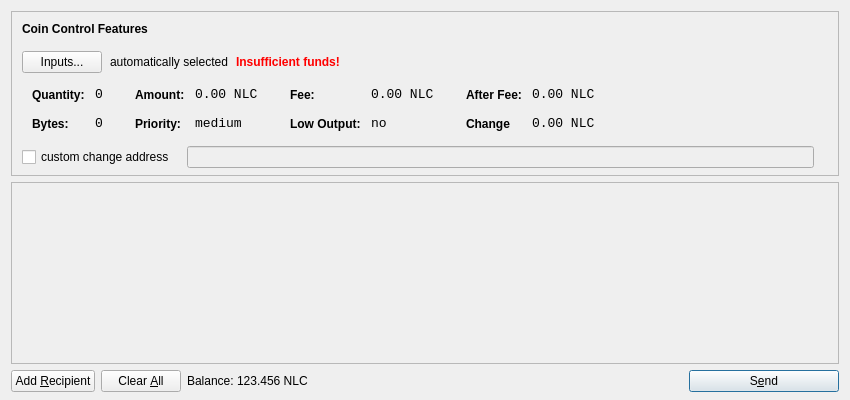
<?xml version="1.0" encoding="UTF-8"?>
<ui version="4.0">
 <class>SendCoinsDialog</class>
 <widget class="QDialog" name="SendCoinsDialog">
  <property name="geometry">
   <rect>
    <x>0</x>
    <y>0</y>
    <width>850</width>
    <height>400</height>
   </rect>
  </property>
  <property name="windowTitle">
   <string>Send Coins</string>
  </property>
  <layout class="QVBoxLayout" name="verticalLayout" stretch="0,1,0">
   <property name="bottomMargin">
    <number>8</number>
   </property>
   <item>
    <widget class="QFrame" name="frameCoinControl">
     <property name="sizePolicy">
      <sizepolicy hsizetype="Expanding" vsizetype="Expanding">
       <horstretch>0</horstretch>
       <verstretch>0</verstretch>
      </sizepolicy>
     </property>
     <property name="maximumSize">
      <size>
       <width>16777215</width>
       <height>16777215</height>
      </size>
     </property>
     <property name="frameShape">
      <enum>QFrame::StyledPanel</enum>
     </property>
     <property name="frameShadow">
      <enum>QFrame::Sunken</enum>
     </property>
     <layout class="QVBoxLayout" name="verticalLayoutCoinControl2">
      <property name="spacing">
       <number>-1</number>
      </property>
      <property name="leftMargin">
       <number>0</number>
      </property>
      <property name="topMargin">
       <number>0</number>
      </property>
      <property name="rightMargin">
       <number>0</number>
      </property>
      <property name="bottomMargin">
       <number>6</number>
      </property>
      <item>
       <layout class="QVBoxLayout" name="verticalLayoutCoinControl" stretch="0,0,0,0,1">
        <property name="spacing">
         <number>0</number>
        </property>
        <property name="leftMargin">
         <number>10</number>
        </property>
        <property name="topMargin">
         <number>10</number>
        </property>
        <item>
         <layout class="QHBoxLayout" name="horizontalLayoutCoinControl1">
          <property name="bottomMargin">
           <number>15</number>
          </property>
          <item>
           <widget class="QLabel" name="labelCoinControlFeatures">
            <property name="sizePolicy">
             <sizepolicy hsizetype="Preferred" vsizetype="Maximum">
              <horstretch>0</horstretch>
              <verstretch>0</verstretch>
             </sizepolicy>
            </property>
            <property name="font">
             <font>
              <weight>75</weight>
              <bold>true</bold>
             </font>
            </property>
            <property name="styleSheet">
             <string notr="true">font-weight:bold;</string>
            </property>
            <property name="text">
             <string>Coin Control Features</string>
            </property>
           </widget>
          </item>
         </layout>
        </item>
        <item>
         <layout class="QHBoxLayout" name="horizontalLayoutCoinControl2" stretch="0,0,0,0">
          <property name="spacing">
           <number>8</number>
          </property>
          <property name="bottomMargin">
           <number>10</number>
          </property>
          <item>
           <widget class="QPushButton" name="pushButtonCoinControl">
            <property name="styleSheet">
             <string notr="true"/>
            </property>
            <property name="text">
             <string>Inputs...</string>
            </property>
           </widget>
          </item>
          <item>
           <widget class="QLabel" name="labelCoinControlAutomaticallySelected">
            <property name="text">
             <string>automatically selected</string>
            </property>
            <property name="margin">
             <number>5</number>
            </property>
           </widget>
          </item>
          <item>
           <widget class="QLabel" name="labelCoinControlInsuffFunds">
            <property name="font">
             <font>
              <weight>75</weight>
              <bold>true</bold>
             </font>
            </property>
            <property name="styleSheet">
             <string notr="true">color:red;font-weight:bold;</string>
            </property>
            <property name="text">
             <string>Insufficient funds!</string>
            </property>
            <property name="margin">
             <number>5</number>
            </property>
           </widget>
          </item>
          <item>
           <spacer name="horizontalSpacerCoinControl">
            <property name="orientation">
             <enum>Qt::Horizontal</enum>
            </property>
            <property name="sizeHint" stdset="0">
             <size>
              <width>40</width>
              <height>1</height>
             </size>
            </property>
           </spacer>
          </item>
         </layout>
        </item>
        <item>
         <widget class="QWidget" name="widgetCoinControl" native="true">
          <property name="sizePolicy">
           <sizepolicy hsizetype="Preferred" vsizetype="Preferred">
            <horstretch>0</horstretch>
            <verstretch>0</verstretch>
           </sizepolicy>
          </property>
          <property name="minimumSize">
           <size>
            <width>0</width>
            <height>0</height>
           </size>
          </property>
          <property name="styleSheet">
           <string notr="true"/>
          </property>
          <layout class="QHBoxLayout" name="horizontalLayoutCoinControl5">
           <property name="margin">
            <number>0</number>
           </property>
           <item>
            <layout class="QHBoxLayout" name="horizontalLayoutCoinControl3" stretch="0,0,0,1">
             <property name="spacing">
              <number>20</number>
             </property>
             <property name="topMargin">
              <number>0</number>
             </property>
             <property name="bottomMargin">
              <number>10</number>
             </property>
             <item>
              <layout class="QFormLayout" name="formLayoutCoinControl1">
               <property name="horizontalSpacing">
                <number>10</number>
               </property>
               <property name="verticalSpacing">
                <number>14</number>
               </property>
               <property name="leftMargin">
                <number>10</number>
               </property>
               <property name="topMargin">
                <number>4</number>
               </property>
               <property name="rightMargin">
                <number>6</number>
               </property>
               <item row="0" column="0">
                <widget class="QLabel" name="labelCoinControlQuantityText">
                 <property name="styleSheet">
                  <string notr="true">font-weight:bold;</string>
                 </property>
                 <property name="text">
                  <string>Quantity:</string>
                 </property>
                 <property name="margin">
                  <number>0</number>
                 </property>
                </widget>
               </item>
               <item row="0" column="1">
                <widget class="QLabel" name="labelCoinControlQuantity">
                 <property name="font">
                  <font>
                   <family>Monospace</family>
                   <pointsize>10</pointsize>
                  </font>
                 </property>
                 <property name="cursor">
                  <cursorShape>IBeamCursor</cursorShape>
                 </property>
                 <property name="contextMenuPolicy">
                  <enum>Qt::ActionsContextMenu</enum>
                 </property>
                 <property name="text">
                  <string>0</string>
                 </property>
                 <property name="margin">
                  <number>0</number>
                 </property>
                 <property name="textInteractionFlags">
                  <set>Qt::LinksAccessibleByMouse|Qt::TextSelectableByKeyboard|Qt::TextSelectableByMouse</set>
                 </property>
                </widget>
               </item>
               <item row="1" column="0">
                <widget class="QLabel" name="labelCoinControlBytesText">
                 <property name="styleSheet">
                  <string notr="true">font-weight:bold;</string>
                 </property>
                 <property name="text">
                  <string>Bytes:</string>
                 </property>
                </widget>
               </item>
               <item row="1" column="1">
                <widget class="QLabel" name="labelCoinControlBytes">
                 <property name="font">
                  <font>
                   <family>Monospace</family>
                   <pointsize>10</pointsize>
                  </font>
                 </property>
                 <property name="cursor">
                  <cursorShape>IBeamCursor</cursorShape>
                 </property>
                 <property name="contextMenuPolicy">
                  <enum>Qt::ActionsContextMenu</enum>
                 </property>
                 <property name="text">
                  <string>0</string>
                 </property>
                 <property name="textInteractionFlags">
                  <set>Qt::LinksAccessibleByMouse|Qt::TextSelectableByKeyboard|Qt::TextSelectableByMouse</set>
                 </property>
                </widget>
               </item>
              </layout>
             </item>
             <item>
              <layout class="QFormLayout" name="formLayoutCoinControl2">
               <property name="horizontalSpacing">
                <number>10</number>
               </property>
               <property name="verticalSpacing">
                <number>14</number>
               </property>
               <property name="leftMargin">
                <number>6</number>
               </property>
               <property name="topMargin">
                <number>4</number>
               </property>
               <property name="rightMargin">
                <number>6</number>
               </property>
               <item row="0" column="0">
                <widget class="QLabel" name="labelCoinControlAmountText">
                 <property name="styleSheet">
                  <string notr="true">font-weight:bold;</string>
                 </property>
                 <property name="text">
                  <string>Amount:</string>
                 </property>
                 <property name="margin">
                  <number>0</number>
                 </property>
                </widget>
               </item>
               <item row="0" column="1">
                <widget class="QLabel" name="labelCoinControlAmount">
                 <property name="font">
                  <font>
                   <family>Monospace</family>
                   <pointsize>10</pointsize>
                  </font>
                 </property>
                 <property name="cursor">
                  <cursorShape>IBeamCursor</cursorShape>
                 </property>
                 <property name="contextMenuPolicy">
                  <enum>Qt::ActionsContextMenu</enum>
                 </property>
                 <property name="text">
                  <string>0.00 NLC</string>
                 </property>
                 <property name="textInteractionFlags">
                  <set>Qt::LinksAccessibleByMouse|Qt::TextSelectableByKeyboard|Qt::TextSelectableByMouse</set>
                 </property>
                </widget>
               </item>
               <item row="1" column="0">
                <widget class="QLabel" name="labelCoinControlPriorityText">
                 <property name="styleSheet">
                  <string notr="true">font-weight:bold;</string>
                 </property>
                 <property name="text">
                  <string>Priority:</string>
                 </property>
                </widget>
               </item>
               <item row="1" column="1">
                <widget class="QLabel" name="labelCoinControlPriority">
                 <property name="font">
                  <font>
                   <family>Monospace</family>
                   <pointsize>10</pointsize>
                  </font>
                 </property>
                 <property name="cursor">
                  <cursorShape>IBeamCursor</cursorShape>
                 </property>
                 <property name="contextMenuPolicy">
                  <enum>Qt::ActionsContextMenu</enum>
                 </property>
                 <property name="text">
                  <string>medium</string>
                 </property>
                 <property name="textInteractionFlags">
                  <set>Qt::LinksAccessibleByMouse|Qt::TextSelectableByKeyboard|Qt::TextSelectableByMouse</set>
                 </property>
                </widget>
               </item>
              </layout>
             </item>
             <item>
              <layout class="QFormLayout" name="formLayoutCoinControl3">
               <property name="horizontalSpacing">
                <number>10</number>
               </property>
               <property name="verticalSpacing">
                <number>14</number>
               </property>
               <property name="leftMargin">
                <number>6</number>
               </property>
               <property name="topMargin">
                <number>4</number>
               </property>
               <property name="rightMargin">
                <number>6</number>
               </property>
               <item row="0" column="0">
                <widget class="QLabel" name="labelCoinControlFeeText">
                 <property name="styleSheet">
                  <string notr="true">font-weight:bold;</string>
                 </property>
                 <property name="text">
                  <string>Fee:</string>
                 </property>
                 <property name="margin">
                  <number>0</number>
                 </property>
                </widget>
               </item>
               <item row="0" column="1">
                <widget class="QLabel" name="labelCoinControlFee">
                 <property name="font">
                  <font>
                   <family>Monospace</family>
                   <pointsize>10</pointsize>
                  </font>
                 </property>
                 <property name="cursor">
                  <cursorShape>IBeamCursor</cursorShape>
                 </property>
                 <property name="contextMenuPolicy">
                  <enum>Qt::ActionsContextMenu</enum>
                 </property>
                 <property name="text">
                  <string>0.00 NLC</string>
                 </property>
                 <property name="textInteractionFlags">
                  <set>Qt::LinksAccessibleByMouse|Qt::TextSelectableByKeyboard|Qt::TextSelectableByMouse</set>
                 </property>
                </widget>
               </item>
               <item row="1" column="0">
                <widget class="QLabel" name="labelCoinControlLowOutputText">
                 <property name="styleSheet">
                  <string notr="true">font-weight:bold;</string>
                 </property>
                 <property name="text">
                  <string>Low Output:</string>
                 </property>
                </widget>
               </item>
               <item row="1" column="1">
                <widget class="QLabel" name="labelCoinControlLowOutput">
                 <property name="font">
                  <font>
                   <family>Monospace</family>
                   <pointsize>10</pointsize>
                  </font>
                 </property>
                 <property name="cursor">
                  <cursorShape>IBeamCursor</cursorShape>
                 </property>
                 <property name="contextMenuPolicy">
                  <enum>Qt::ActionsContextMenu</enum>
                 </property>
                 <property name="text">
                  <string>no</string>
                 </property>
                 <property name="textInteractionFlags">
                  <set>Qt::LinksAccessibleByMouse|Qt::TextSelectableByKeyboard|Qt::TextSelectableByMouse</set>
                 </property>
                </widget>
               </item>
              </layout>
             </item>
             <item>
              <layout class="QFormLayout" name="formLayoutCoinControl4">
               <property name="horizontalSpacing">
                <number>10</number>
               </property>
               <property name="verticalSpacing">
                <number>14</number>
               </property>
               <property name="leftMargin">
                <number>6</number>
               </property>
               <property name="topMargin">
                <number>4</number>
               </property>
               <property name="rightMargin">
                <number>6</number>
               </property>
               <item row="0" column="0">
                <widget class="QLabel" name="labelCoinControlAfterFeeText">
                 <property name="styleSheet">
                  <string notr="true">font-weight:bold;</string>
                 </property>
                 <property name="text">
                  <string>After Fee:</string>
                 </property>
                 <property name="margin">
                  <number>0</number>
                 </property>
                </widget>
               </item>
               <item row="0" column="1">
                <widget class="QLabel" name="labelCoinControlAfterFee">
                 <property name="font">
                  <font>
                   <family>Monospace</family>
                   <pointsize>10</pointsize>
                  </font>
                 </property>
                 <property name="cursor">
                  <cursorShape>IBeamCursor</cursorShape>
                 </property>
                 <property name="contextMenuPolicy">
                  <enum>Qt::ActionsContextMenu</enum>
                 </property>
                 <property name="text">
                  <string>0.00 NLC</string>
                 </property>
                 <property name="textInteractionFlags">
                  <set>Qt::LinksAccessibleByMouse|Qt::TextSelectableByKeyboard|Qt::TextSelectableByMouse</set>
                 </property>
                </widget>
               </item>
               <item row="1" column="0">
                <widget class="QLabel" name="labelCoinControlChangeText">
                 <property name="styleSheet">
                  <string notr="true">font-weight:bold;</string>
                 </property>
                 <property name="text">
                  <string>Change</string>
                 </property>
                </widget>
               </item>
               <item row="1" column="1">
                <widget class="QLabel" name="labelCoinControlChange">
                 <property name="font">
                  <font>
                   <family>Monospace</family>
                   <pointsize>10</pointsize>
                  </font>
                 </property>
                 <property name="cursor">
                  <cursorShape>IBeamCursor</cursorShape>
                 </property>
                 <property name="contextMenuPolicy">
                  <enum>Qt::ActionsContextMenu</enum>
                 </property>
                 <property name="text">
                  <string>0.00 NLC</string>
                 </property>
                 <property name="textInteractionFlags">
                  <set>Qt::LinksAccessibleByMouse|Qt::TextSelectableByKeyboard|Qt::TextSelectableByMouse</set>
                 </property>
                </widget>
               </item>
              </layout>
             </item>
            </layout>
           </item>
          </layout>
         </widget>
        </item>
        <item>
         <layout class="QHBoxLayout" name="horizontalLayoutCoinControl4" stretch="0,0,0">
          <property name="spacing">
           <number>12</number>
          </property>
          <property name="sizeConstraint">
           <enum>QLayout::SetDefaultConstraint</enum>
          </property>
          <property name="topMargin">
           <number>5</number>
          </property>
          <property name="rightMargin">
           <number>5</number>
          </property>
          <item>
           <widget class="QCheckBox" name="checkBoxCoinControlChange">
            <property name="text">
             <string>custom change address</string>
            </property>
           </widget>
          </item>
          <item>
           <widget class="QLineEdit" name="lineEditCoinControlChange">
            <property name="enabled">
             <bool>false</bool>
            </property>
            <property name="sizePolicy">
             <sizepolicy hsizetype="Expanding" vsizetype="Fixed">
              <horstretch>0</horstretch>
              <verstretch>0</verstretch>
             </sizepolicy>
            </property>
           </widget>
          </item>
          <item>
           <widget class="QLabel" name="labelCoinControlChangeLabel">
            <property name="sizePolicy">
             <sizepolicy hsizetype="Preferred" vsizetype="Expanding">
              <horstretch>0</horstretch>
              <verstretch>0</verstretch>
             </sizepolicy>
            </property>
            <property name="minimumSize">
             <size>
              <width>0</width>
              <height>0</height>
             </size>
            </property>
            <property name="text">
             <string/>
            </property>
            <property name="margin">
             <number>3</number>
            </property>
           </widget>
          </item>
         </layout>
        </item>
        <item>
         <spacer name="verticalSpacerCoinControl">
          <property name="orientation">
           <enum>Qt::Vertical</enum>
          </property>
          <property name="sizeHint" stdset="0">
           <size>
            <width>800</width>
            <height>1</height>
           </size>
          </property>
         </spacer>
        </item>
       </layout>
      </item>
     </layout>
    </widget>
   </item>
   <item>
    <widget class="QScrollArea" name="scrollArea">
     <property name="widgetResizable">
      <bool>true</bool>
     </property>
     <widget class="QWidget" name="scrollAreaWidgetContents">
      <property name="geometry">
       <rect>
        <x>0</x>
        <y>0</y>
        <width>830</width>
        <height>165</height>
       </rect>
      </property>
      <layout class="QVBoxLayout" name="verticalLayout_2">
       <property name="margin">
        <number>0</number>
       </property>
       <item>
        <layout class="QVBoxLayout" name="entries">
         <property name="spacing">
          <number>6</number>
         </property>
        </layout>
       </item>
       <item>
        <spacer name="verticalSpacer">
         <property name="orientation">
          <enum>Qt::Vertical</enum>
         </property>
         <property name="sizeHint" stdset="0">
          <size>
           <width>20</width>
           <height>40</height>
          </size>
         </property>
        </spacer>
       </item>
      </layout>
     </widget>
    </widget>
   </item>
   <item>
    <layout class="QHBoxLayout" name="horizontalLayout">
     <item>
      <widget class="QPushButton" name="addButton">
       <property name="toolTip">
        <string>Send to multiple recipients at once</string>
       </property>
       <property name="text">
        <string>Add &amp;Recipient</string>
       </property>
       <property name="icon">
        <iconset resource="../bitcoin.qrc">
         <normaloff>:/icons/add</normaloff>:/icons/add</iconset>
       </property>
       <property name="autoDefault">
        <bool>false</bool>
       </property>
      </widget>
     </item>
     <item>
      <widget class="QPushButton" name="clearButton">
       <property name="sizePolicy">
        <sizepolicy hsizetype="Minimum" vsizetype="Fixed">
         <horstretch>0</horstretch>
         <verstretch>0</verstretch>
        </sizepolicy>
       </property>
       <property name="toolTip">
        <string>Remove all transaction fields</string>
       </property>
       <property name="text">
        <string>Clear &amp;All</string>
       </property>
       <property name="icon">
        <iconset resource="../bitcoin.qrc">
         <normaloff>:/icons/remove</normaloff>:/icons/remove</iconset>
       </property>
       <property name="autoRepeatDelay">
        <number>300</number>
       </property>
       <property name="autoDefault">
        <bool>false</bool>
       </property>
      </widget>
     </item>
     <item>
      <layout class="QHBoxLayout" name="horizontalLayout_2">
       <property name="spacing">
        <number>3</number>
       </property>
       <item>
        <widget class="QLabel" name="label">
         <property name="sizePolicy">
          <sizepolicy hsizetype="Preferred" vsizetype="Fixed">
           <horstretch>0</horstretch>
           <verstretch>0</verstretch>
          </sizepolicy>
         </property>
         <property name="text">
          <string>Balance:</string>
         </property>
        </widget>
       </item>
       <item>
        <widget class="QLabel" name="labelBalance">
         <property name="sizePolicy">
          <sizepolicy hsizetype="Preferred" vsizetype="Fixed">
           <horstretch>0</horstretch>
           <verstretch>0</verstretch>
          </sizepolicy>
         </property>
         <property name="cursor">
          <cursorShape>IBeamCursor</cursorShape>
         </property>
         <property name="text">
          <string>123.456 NLC</string>
         </property>
         <property name="textInteractionFlags">
          <set>Qt::LinksAccessibleByMouse|Qt::TextSelectableByKeyboard|Qt::TextSelectableByMouse</set>
         </property>
        </widget>
       </item>
      </layout>
     </item>
     <item>
      <spacer name="horizontalSpacer">
       <property name="orientation">
        <enum>Qt::Horizontal</enum>
       </property>
       <property name="sizeHint" stdset="0">
        <size>
         <width>40</width>
         <height>20</height>
        </size>
       </property>
      </spacer>
     </item>
     <item>
      <widget class="QPushButton" name="sendButton">
       <property name="minimumSize">
        <size>
         <width>150</width>
         <height>0</height>
        </size>
       </property>
       <property name="toolTip">
        <string>Confirm the send action</string>
       </property>
       <property name="text">
        <string>S&amp;end</string>
       </property>
       <property name="icon">
        <iconset resource="../bitcoin.qrc">
         <normaloff>:/icons/send</normaloff>:/icons/send</iconset>
       </property>
       <property name="default">
        <bool>true</bool>
       </property>
      </widget>
     </item>
    </layout>
   </item>
  </layout>
 </widget>
 <resources>
  <include location="../bitcoin.qrc"/>
 </resources>
 <connections/>
</ui>
